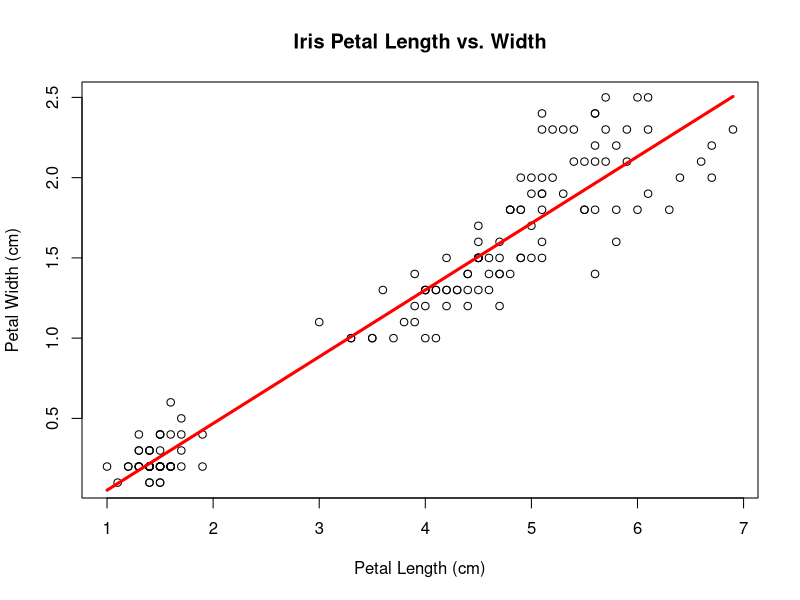

R code for this plot:
data(iris)

head(iris)

# scatterplot
plot(
  x = iris$Petal.Length,
  y = iris$Petal.Width,
  main = "Iris Petal Length vs. Width",
  xlab = "Petal Length (cm)",
  ylab = "Petal Width (cm)"
)

# create a linear regression model
model <- lm(
  formula = Petal.Width ~ Petal.Length,
  data = iris
)

# summarize the model
summary(model)

# draw a regression line
lines(
  x = iris$Petal.Length,
  y = model$fitted,
  col = "red",
  lwd = 3
)

# get correlation coefficient
cor(
  x = iris$Petal.Length,
  y = iris$Petal.Width
)

# predict new values
predict(
  object = model,
  newdata = data.frame(
    Petal.Length = c(2, 5, 7))
)